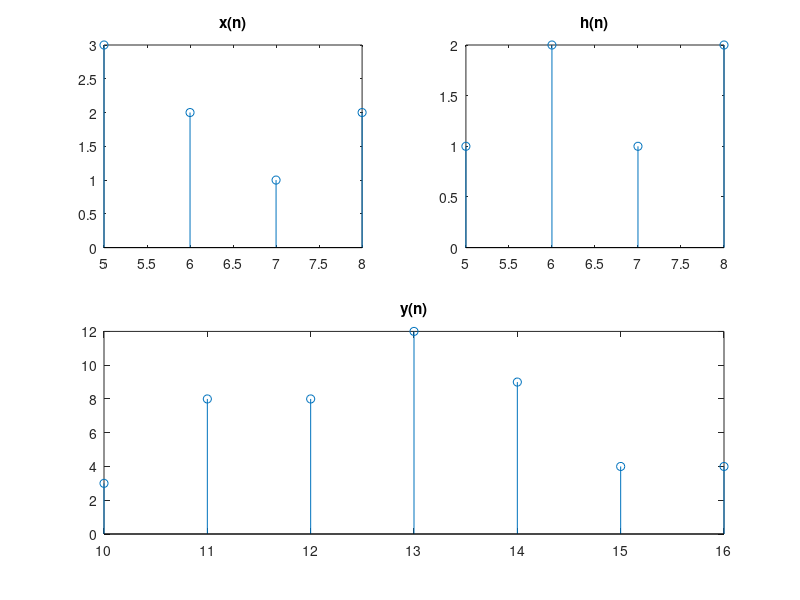

MATLAB code to generate this figure:
clc;
close all;

x=[3 2 1 2];
h=[1 2 1 2];

startx = input("Enter the starting index of x(n): ");
endx = startx + length(x) - 1;
infx = startx:1:endx;

starth = input("Enter the starting index of h(n): ");
endh = starth + length(h) - 1;
infh = starth:1:endh;

subplot(2, 2, 1);
stem(infx, x);
title('x(n)');

subplot(2, 2, 2);
stem(infh, h);
title('h(n)');

n = length(x) + length(h) - 1;
x=[x zeros(1,n-length(x))];
h=[h zeros(1,n-length(h))];
y=zeros(1,n);

for i=1 : n
    for j=1 : i
        y(i) = y(i) + x(j) * h(i-j+1);
    end
end


disp('Convolution Sum: ');
disp(y);

starty = startx + starth;
endy = starty + length(y) - 1;
infy = starty:1:endy;
subplot(2, 2, 3:4);
stem(infy, y);
title('y(n)');
